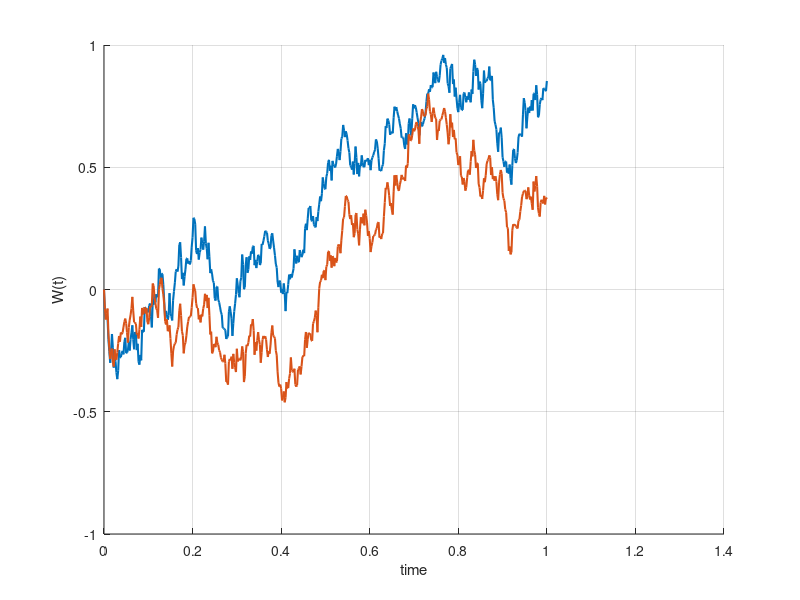
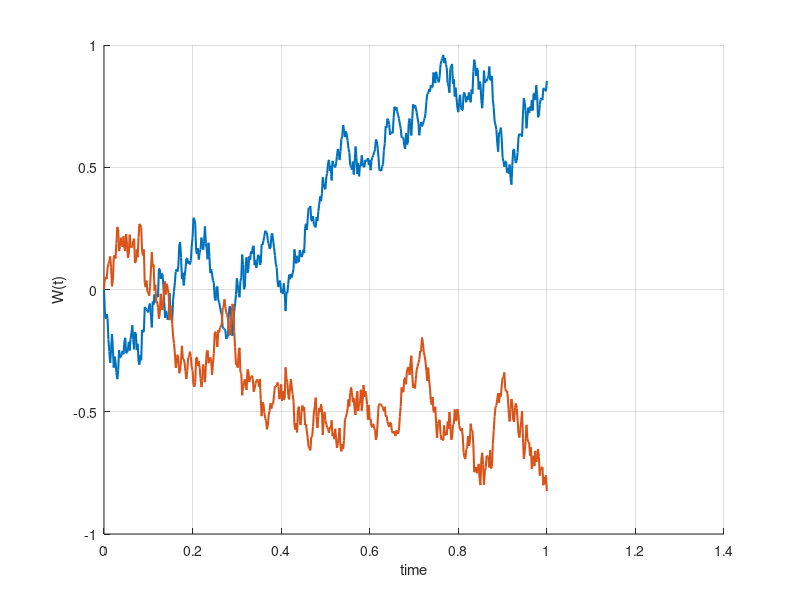
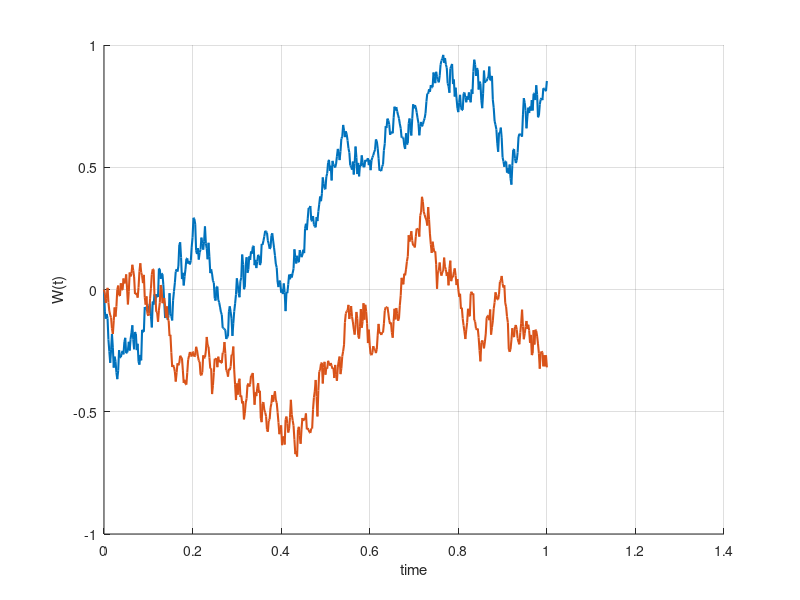

Reproduce these figures in MATLAB, in order.
function CorrelatedBM
clc;close all;

% Monte Carlo model settings

NoOfPaths = 1; 
NoOfSteps = 500; 
T         = 1;

% Generation of correlated BM, positive correlation

rho = 0.7;
randn('seed',2)
[W1,W2,time] = GeneratePathsCorrelatedBM(NoOfPaths,NoOfSteps,T,rho);
figure(1)
hold on;
grid on;
plot(time,W1,'linewidth',1.5)
plot(time,W2,'linewidth',1.5)
xlabel('time')
ylabel('W(t)')

% Generation of correlated BM, negative correlation

rho = -0.7;
randn('seed',2)
[W1,W2,time] = GeneratePathsCorrelatedBM(NoOfPaths,NoOfSteps,T,rho);
figure(2)
hold on;
grid on;
plot(time,W1,'linewidth',1.5)
plot(time,W2,'linewidth',1.5)
xlabel('time')
ylabel('W(t)')

% Generation of correlated BM, zero correlation

rho = 0.0;
randn('seed',2)
[W1,W2,time] = GeneratePathsCorrelatedBM(NoOfPaths,NoOfSteps,T,rho);
figure(3)
hold on;
grid on;
plot(time,W1,'linewidth',1.5)
plot(time,W2,'linewidth',1.5)
xlabel('time')
ylabel('W(t)')

function [W1,W2,time] = GeneratePathsCorrelatedBM(NoOfPaths,NoOfSteps,T,rho)

% Random noise

Z1=random('normal',0,1,[NoOfPaths,NoOfSteps]);
Z2=random('normal',0,1,[NoOfPaths,NoOfSteps]);

W1=zeros([NoOfPaths,NoOfSteps]);
W2=zeros([NoOfPaths,NoOfSteps]);

dt = T / NoOfSteps;
time = zeros([NoOfSteps+1,1]);
for i=1:NoOfSteps
    if NoOfPaths>1
        Z1(:,i)   = (Z1(:,i) - mean(Z1(:,i))) / std(Z1(:,i));
        Z2(:,i)   = (Z2(:,i) - mean(Z2(:,i))) / std(Z2(:,i));
    end
    Z2(:,i) = rho * Z1(:,i) + sqrt(1-rho^2)*Z2(:,i);

    % Correlated Brownian motions

    W1(:,i+1) = W1(:,i) + sqrt(dt).*Z1(:,i);
    W2(:,i+1) = W2(:,i) + sqrt(dt).*Z2(:,i);
    
    time(i+1) = time(i) + dt;
end
